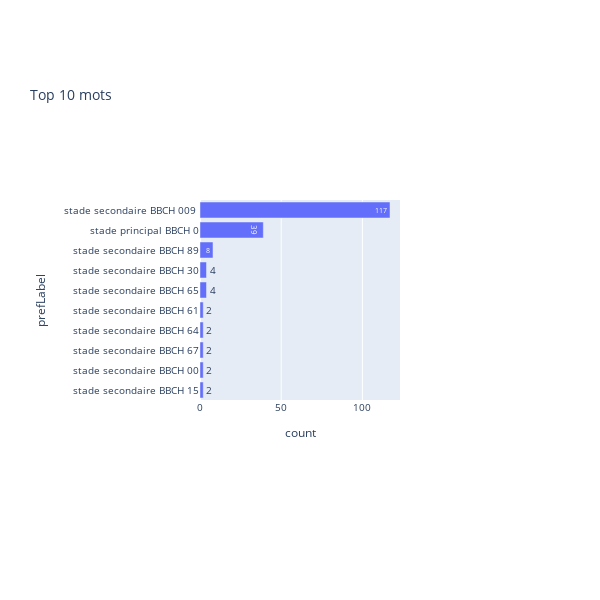

The notebook cell saved with this chart:
### Code cell
df_sort = alea_baseline_freq[:10].sort_values(by='count')
fig = px.bar(df_sort, x='count', y='prefLabel',  orientation='h', text='count',
             height=600,
             title='Top 10 mots')

fig.update_layout(
    margin=dict(t=200, r=200, b=200, l=200),
    showlegend=False,
    font_size=10,
    width=600, height=600,
    autosize=False)


fig.show()

### Figure 1 — Plotly figure (JSON) as saved in the notebook; plotly's stock layout.template omitted (floating-point values rounded to 4 significant figures)
{"data": [{"alignmentgroup": "True", "hovertemplate": "count=%{text}<br>prefLabel=%{y}<extra></extra>", "legendgroup": "", "marker": {"color": "#636efa"}, "name": "", "offsetgroup": "", "orientation": "h", "showlegend": false, "text": [2, 2, 2, 2, 2, 4, 4, 8, 39, 117], "textposition": "auto", "type": "bar", "x": [2, 2, 2, 2, 2, 4, 4, 8, 39, 117], "xaxis": "x", "y": ["stade secondaire BBCH 15", "stade secondaire BBCH 00", "stade secondaire BBCH 67", "stade secondaire BBCH 64", "stade secondaire BBCH 61", "stade secondaire BBCH 65", "stade secondaire BBCH 30", "stade secondaire BBCH 89", "stade principal BBCH 0", "stade secondaire BBCH 009 "], "yaxis": "y"}], "layout": {"autosize": false, "barmode": "relative", "font": {"size": 10}, "height": 600, "legend": {"tracegroupgap": 0}, "margin": {"b": 200, "l": 200, "r": 200, "t": 200}, "showlegend": false, "title": {"text": "Top 10 mots"}, "width": 600, "xaxis": {"anchor": "y", "domain": [0, 1], "title": {"text": "count"}}, "yaxis": {"anchor": "x", "domain": [0, 1], "title": {"text": "prefLabel"}}}}
